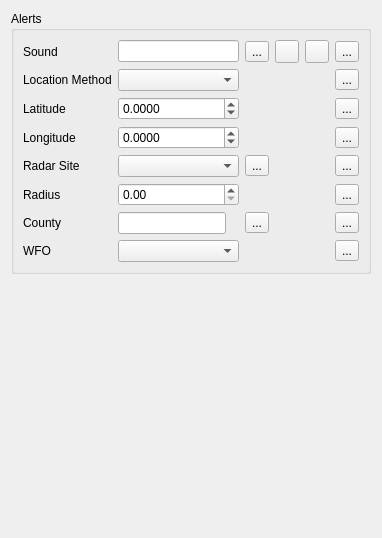
         <widget class="QWidget" name="audio">
          <layout class="QVBoxLayout" name="verticalLayout_4">
           <item>
            <widget class="QGroupBox" name="alertAudioGroupBox">
             <property name="title">
              <string>Alerts</string>
             </property>
             <layout class="QGridLayout" name="gridLayout_10">
              <item row="7" column="0">
               <widget class="QLabel" name="label_19">
                <property name="text">
                 <string>County</string>
                </property>
               </widget>
              </item>
              <item row="4" column="6">
               <widget class="QToolButton" name="resetAlertAudioRadarSiteButton">
                <property name="text">
                 <string>...</string>
                </property>
                <property name="icon">
                 <iconset resource="../../../../scwx-qt.qrc">
                  <normaloff>:/res/icons/font-awesome-6/rotate-left-solid.svg</normaloff>:/res/icons/font-awesome-6/rotate-left-solid.svg</iconset>
                </property>
               </widget>
              </item>
              <item row="1" column="0">
               <widget class="QLabel" name="label_12">
                <property name="text">
                 <string>Location Method</string>
                </property>
               </widget>
              </item>
              <item row="0" column="1" colspan="2">
               <widget class="QLineEdit" name="alertAudioSoundLineEdit"/>
              </item>
              <item row="2" column="6">
               <widget class="QToolButton" name="resetAlertAudioLatitudeButton">
                <property name="text">
                 <string>...</string>
                </property>
                <property name="icon">
                 <iconset resource="../../../../scwx-qt.qrc">
                  <normaloff>:/res/icons/font-awesome-6/rotate-left-solid.svg</normaloff>:/res/icons/font-awesome-6/rotate-left-solid.svg</iconset>
                </property>
               </widget>
              </item>
              <item row="3" column="0">
               <widget class="QLabel" name="label_16">
                <property name="text">
                 <string>Longitude</string>
                </property>
               </widget>
              </item>
              <item row="4" column="3">
               <widget class="QToolButton" name="alertAudioRadarSiteSelectButton">
                <property name="text">
                 <string>...</string>
                </property>
               </widget>
              </item>
              <item row="5" column="3">
               <widget class="QLabel" name="alertAudioRadiusUnitsLabel">
                <property name="text">
                 <string/>
                </property>
               </widget>
              </item>
              <item row="2" column="0">
               <widget class="QLabel" name="label_14">
                <property name="text">
                 <string>Latitude</string>
                </property>
               </widget>
              </item>
              <item row="2" column="1" colspan="2">
               <widget class="QDoubleSpinBox" name="alertAudioLatitudeSpinBox">
                <property name="decimals">
                 <number>4</number>
                </property>
                <property name="minimum">
                 <double>-90.000000000000000</double>
                </property>
                <property name="maximum">
                 <double>90.000000000000000</double>
                </property>
                <property name="singleStep">
                 <double>0.000100000000000</double>
                </property>
               </widget>
              </item>
              <item row="5" column="1" colspan="2">
               <widget class="QDoubleSpinBox" name="alertAudioRadiusSpinBox">
                <property name="decimals">
                 <number>2</number>
                </property>
                <property name="minimum">
                 <double>0.000000000000000</double>
                </property>
                <property name="maximum">
                 <double>9999999999999.000000000000000</double>
                </property>
                <property name="singleStep">
                 <double>0.010000000000000</double>
                </property>
               </widget>
              </item>
              <item row="7" column="6">
               <widget class="QToolButton" name="resetAlertAudioCountyButton">
                <property name="text">
                 <string>...</string>
                </property>
                <property name="icon">
                 <iconset resource="../../../../scwx-qt.qrc">
                  <normaloff>:/res/icons/font-awesome-6/rotate-left-solid.svg</normaloff>:/res/icons/font-awesome-6/rotate-left-solid.svg</iconset>
                </property>
               </widget>
              </item>
              <item row="0" column="4">
               <widget class="QToolButton" name="alertAudioSoundTestButton">
                <property name="icon">
                 <iconset resource="../../../../scwx-qt.qrc">
                  <normaloff>:/res/icons/font-awesome-6/play-solid.svg</normaloff>:/res/icons/font-awesome-6/play-solid.svg</iconset>
                </property>
               </widget>
              </item>
              <item row="7" column="3">
               <widget class="QToolButton" name="alertAudioCountySelectButton">
                <property name="text">
                 <string>...</string>
                </property>
               </widget>
              </item>
              <item row="5" column="0">
               <widget class="QLabel" name="alertAudioRadiusLabel">
                <property name="text">
                 <string>Radius</string>
                </property>
               </widget>
              </item>
              <item row="3" column="1" colspan="2">
               <widget class="QDoubleSpinBox" name="alertAudioLongitudeSpinBox">
                <property name="decimals">
                 <number>4</number>
                </property>
                <property name="minimum">
                 <double>-180.000000000000000</double>
                </property>
                <property name="maximum">
                 <double>180.000000000000000</double>
                </property>
                <property name="singleStep">
                 <double>0.000100000000000</double>
                </property>
               </widget>
              </item>
              <item row="4" column="0">
               <widget class="QLabel" name="label_28">
                <property name="text">
                 <string>Radar Site</string>
                </property>
               </widget>
              </item>
              <item row="0" column="3">
               <widget class="QToolButton" name="alertAudioSoundSelectButton">
                <property name="text">
                 <string>...</string>
                </property>
               </widget>
              </item>
              <item row="0" column="5">
               <widget class="QToolButton" name="alertAudioSoundStopButton">
                <property name="icon">
                 <iconset resource="../../../../scwx-qt.qrc">
                  <normaloff>:/res/icons/font-awesome-6/stop-solid.svg</normaloff>:/res/icons/font-awesome-6/stop-solid.svg</iconset>
                </property>
               </widget>
              </item>
              <item row="1" column="6">
               <widget class="QToolButton" name="resetAlertAudioLocationMethodButton">
                <property name="text">
                 <string>...</string>
                </property>
                <property name="icon">
                 <iconset resource="../../../../scwx-qt.qrc">
                  <normaloff>:/res/icons/font-awesome-6/rotate-left-solid.svg</normaloff>:/res/icons/font-awesome-6/rotate-left-solid.svg</iconset>
                </property>
               </widget>
              </item>
              <item row="7" column="2">
               <widget class="QLabel" name="alertAudioCountyLabel">
                <property name="sizePolicy">
                 <sizepolicy hsizetype="Expanding" vsizetype="Preferred">
                  <horstretch>0</horstretch>
                  <verstretch>0</verstretch>
                 </sizepolicy>
                </property>
                <property name="text">
                 <string/>
                </property>
               </widget>
              </item>
              <item row="5" column="6">
               <widget class="QToolButton" name="resetAlertAudioRadiusButton">
                <property name="text">
                 <string>...</string>
                </property>
                <property name="icon">
                 <iconset resource="../../../../scwx-qt.qrc">
                  <normaloff>:/res/icons/font-awesome-6/rotate-left-solid.svg</normaloff>:/res/icons/font-awesome-6/rotate-left-solid.svg</iconset>
                </property>
               </widget>
              </item>
              <item row="0" column="6">
               <widget class="QToolButton" name="resetAlertAudioSoundButton">
                <property name="text">
                 <string>...</string>
                </property>
                <property name="icon">
                 <iconset resource="../../../../scwx-qt.qrc">
                  <normaloff>:/res/icons/font-awesome-6/rotate-left-solid.svg</normaloff>:/res/icons/font-awesome-6/rotate-left-solid.svg</iconset>
                </property>
               </widget>
              </item>
              <item row="7" column="1">
               <widget class="QLineEdit" name="alertAudioCountyLineEdit">
                <property name="sizePolicy">
                 <sizepolicy hsizetype="Expanding" vsizetype="Fixed">
                  <horstretch>0</horstretch>
                  <verstretch>0</verstretch>
                 </sizepolicy>
                </property>
                <property name="readOnly">
                 <bool>true</bool>
                </property>
               </widget>
              </item>
              <item row="4" column="1" colspan="2">
               <widget class="QComboBox" name="alertAudioRadarSiteComboBox"/>
              </item>
              <item row="1" column="1" colspan="2">
               <widget class="QComboBox" name="alertAudioLocationMethodComboBox">
                <property name="sizePolicy">
                 <sizepolicy hsizetype="Expanding" vsizetype="Fixed">
                  <horstretch>0</horstretch>
                  <verstretch>0</verstretch>
                 </sizepolicy>
                </property>
               </widget>
              </item>
              <item row="3" column="6">
               <widget class="QToolButton" name="resetAlertAudioLongitudeButton">
                <property name="text">
                 <string>...</string>
                </property>
                <property name="icon">
                 <iconset resource="../../../../scwx-qt.qrc">
                  <normaloff>:/res/icons/font-awesome-6/rotate-left-solid.svg</normaloff>:/res/icons/font-awesome-6/rotate-left-solid.svg</iconset>
                </property>
               </widget>
              </item>
              <item row="0" column="0">
               <widget class="QLabel" name="label_17">
                <property name="text">
                 <string>Sound</string>
                </property>
               </widget>
              </item>
              <item row="8" column="1" colspan="2">
               <widget class="QComboBox" name="alertAudioWFOComboBox"/>
              </item>
              <item row="8" column="0">
               <widget class="QLabel" name="label_29">
                <property name="text">
                 <string>WFO</string>
                </property>
               </widget>
              </item>
              <item row="8" column="6">
               <widget class="QToolButton" name="resetAlertAudioWFOButton">
                <property name="text">
                 <string>...</string>
                </property>
                <property name="icon">
                 <iconset resource="../../../../scwx-qt.qrc">
                  <normaloff>:/res/icons/font-awesome-6/rotate-left-solid.svg</normaloff>:/res/icons/font-awesome-6/rotate-left-solid.svg</iconset>
                </property>
               </widget>
              </item>
             </layout>
            </widget>
           </item>
           <item>
            <spacer name="verticalSpacer_6">
             <property name="orientation">
              <enum>Qt::Orientation::Vertical</enum>
             </property>
             <property name="sizeHint" stdset="0">
              <size>
               <width>20</width>
               <height>253</height>
              </size>
             </property>
            </spacer>
           </item>
          </layout>
         </widget>
